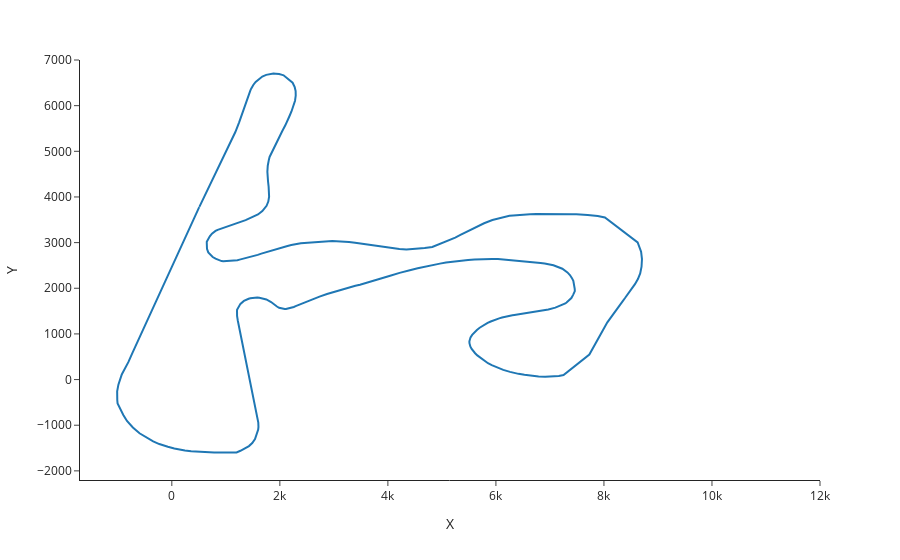

Source (notebook cell):
### Code cell
#fig1 = px.line(df2, x='X', y='Y', template='simple_white', range_x=[-1500, 10000], range_y=[-2000, 8000])
#fig.update_xaxes(showticklabels=False, title_text="")
#fig.update_yaxes(showticklabels=False, title_text="")
#fig.show()
px.line(df2, x='X', y='Y', template='simple_white', range_x=[-1700, 12000], range_y=[-2200, 7000])

### Figure 1 — Plotly figure (JSON) as saved in the notebook; plotly's stock layout.template omitted (floating-point values rounded to 4 significant figures; data arrays with more than 128 entries replaced by an {"elided": "..."} marker saying what was removed)
{"data": [{"hovertemplate": "X=%{x}<br>Y=%{y}<extra></extra>", "legendgroup": "", "line": {"color": "#1F77B4", "dash": "solid"}, "mode": "lines", "name": "", "orientation": "v", "showlegend": false, "type": "scatter", "x": {"elided": "514 int values"}, "xaxis": "x", "y": {"elided": "514 int values"}, "yaxis": "y"}], "layout": {"legend": {"tracegroupgap": 0}, "margin": {"t": 60}, "xaxis": {"anchor": "y", "domain": [0, 1], "range": [-1700, 12000], "title": {"text": "X"}}, "yaxis": {"anchor": "x", "domain": [0, 1], "range": [-2200, 7000], "title": {"text": "Y"}}}}
